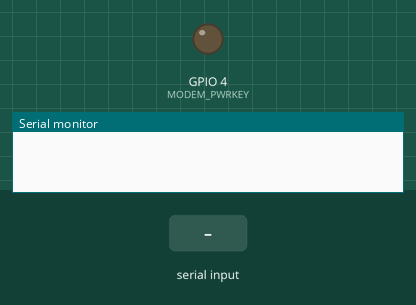
This sketch was run on a simulated ESP32. On the bench: output pins drawn as LEDs (lit = HIGH), the last lines printed to the serial monitor. The inputs (shaded band) are chosen by the test bench. The modem accepts every AT command (registered, SIM ready, sends succeed) and sends nothing else; pins used as bus, display or sensor lines are not drawn.

Above: at 0.0 s.
At 10.8 s:
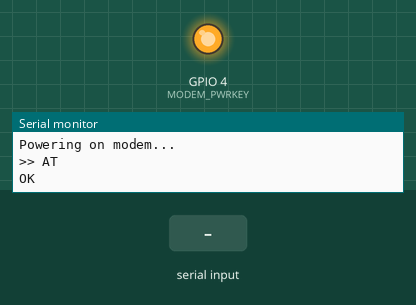
10.9 s: ",1" received over the second serial link
12.5 s: "1" received over the second serial link
Timing chart, 0 to 15.5 s (numbered marks = the images above; inputs shaded):
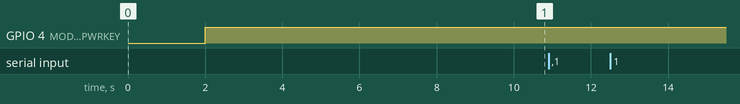

The sketch:

SIM800L_SMS_communication_test.ino
```cpp
#include <HardwareSerial.h>

HardwareSerial sim800(1); // UART1

#define MODEM_TX 27
#define MODEM_RX 26
#define MODEM_PWRKEY 4
#define MODEM_POWER_ON 23
#define MODEM_RESET 5

const char* PHONE_NUMBER = "+918105215353";  // your number

void powerOnModem() {
  pinMode(MODEM_PWRKEY, OUTPUT);
  pinMode(MODEM_POWER_ON, OUTPUT);
  pinMode(MODEM_RESET, OUTPUT);

  digitalWrite(MODEM_POWER_ON, HIGH);
  digitalWrite(MODEM_RESET, HIGH);

  Serial.println("Powering on modem...");
  digitalWrite(MODEM_PWRKEY, LOW);
  delay(1000);
  digitalWrite(MODEM_PWRKEY, HIGH);
  delay(5000);
}

void sendAT(const char* cmd, uint16_t waitMs = 1000) {
  sim800.print(cmd);
  sim800.print("\r");
  Serial.print(">> ");
  Serial.println(cmd);

  unsigned long start = millis();
  while (millis() - start < waitMs) {
    while (sim800.available()) {
      Serial.write(sim800.read());
    }
  }
  Serial.println();
}

bool waitForNetwork(uint32_t timeoutMs) {
  unsigned long start = millis();
  while (millis() - start < timeoutMs) {
    sim800.print("AT+CREG?\r");
    delay(500);

    String resp = "";
    unsigned long t = millis();
    while (millis() - t < 500) {
      if (sim800.available()) {
        resp += (char)sim800.read();
      }
    }
    Serial.print(resp);

    if (resp.indexOf(",1") != -1 || resp.indexOf(",5") != -1) {
      Serial.println("Network registered OK");
      return true;
    }
    delay(1000);
  }
  return false;
}

void sendSMS(const char* number, const char* text) {
  Serial.println("Preparing to send SMS...");

  sendAT("AT+CMGF=1");  // text mode

  // Set recipient
  sim800.print("AT+CMGS=\"");
  sim800.print(number);
  sim800.print("\"\r");
  Serial.print(">> AT+CMGS=\"");
  Serial.print(number);
  Serial.println("\"");
  delay(1000); // wait for '>'

  // Message body
  sim800.print(text);
  Serial.print(">> ");
  Serial.println(text);
  delay(1000);

  // Ctrl+Z to send
  sim800.write(26);
  Serial.println("Sent Ctrl+Z, waiting for modem to send SMS...");

  // Read response for a while
  unsigned long start = millis();
  while (millis() - start < 15000) {
    while (sim800.available()) {
      Serial.write(sim800.read());
    }
  }
}

void setup() {
  Serial.begin(115200);
  delay(1000);
  Serial.println("Booting T-Call ESP32 SIM800L SMS auto test...");

  powerOnModem();

  sim800.begin(115200, SERIAL_8N1, MODEM_RX, MODEM_TX);
  delay(3000);

  sendAT("AT");
  sendAT("ATE0");
  sendAT("AT+CMGF=1");
  sendAT("AT+CSCS=\"GSM\"");
  sendAT("AT+CMEE=2");   // verbose errors

  if (!waitForNetwork(60000)) {
    Serial.println("Failed to register on network.");
    return;
  }

  Serial.println("Network registered, sending SMS...");
  sendSMS(PHONE_NUMBER, "Hello from T-Call ESP32 + SIM800L! (auto)");
}

void loop() {
  // nothing
}
```
